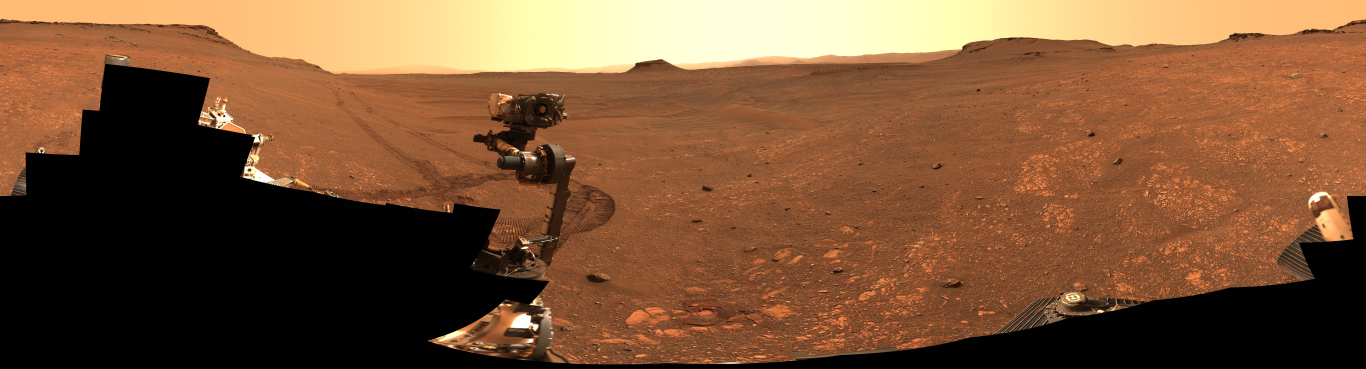
#> input picture assets/data/pano/mcz_rose_river_falls.jpg, 8192 x 2209 px, found by its file name (shown at 1/6 size)
$ python plot_checks.py
#> lines starting #> are read from the running program, lines starting #| are printed output that depends on the picture
from pathlib import Path
import json
import numpy as np
from PIL import Image
import matplotlib
matplotlib.use('Agg')
import matplotlib.pyplot as plt
ROOT=Path(__file__).resolve().parents[2];OUT=Path(__file__).resolve().parent
r=json.load(open(OUT/'los_profiles.json'));g=json.load(open(OUT/'geometry_results.json'));p=json.load(open(OUT/'panorama_results.json'))
#> (reads docs/validation/los_profiles.json from the repository)
#> (reads docs/validation/geometry_results.json from the repository)
#> (reads docs/validation/panorama_results.json from the repository)
fig,axes=plt.subplots(1,2,figsize=(12,4.6),layout='constrained')
for ax,key in zip(axes,['B','C']):
 x=np.array(r[key]['profile']);base=x[0,1]
 ax.plot(x[:,0],x[:,1]-base,color='#7b552d',lw=2,label='HiRISE-derived terrain (app grid)');ax.plot(x[:,0],x[:,2]-base,color='#167caa',lw=2,label='Sight line: eye 2 m, target 1 m')
 ax.fill_between(x[:,0],x[:,1]-base,x[:,2]-base,where=x[:,1]>x[:,2],color='#e39159',alpha=.5)
 ax.set(title=f'A to {key}: '+('Skinner Ridge' if key=='B' else 'Wildcat Ridge'),xlabel='Distance from A (m)',ylabel='Height relative to first profile sample (m)');ax.grid(alpha=.2);ax.legend(fontsize=8,loc='upper left');ax.text(.98,.03,f"Minimum clearance: {r[key]['min_clearance_m']:.2f} m",ha='right',transform=ax.transAxes)
fig.suptitle('Predicted occlusion of station targets | Mission Lens audit',fontsize=15);fig.savefig(OUT/'los_profiles.png',dpi=180);fig.savefig(OUT/'los_profiles.svg');plt.close(fig)
#> after `fig.suptitle('Predicted occlusion of station targets | Mission Lens au`:
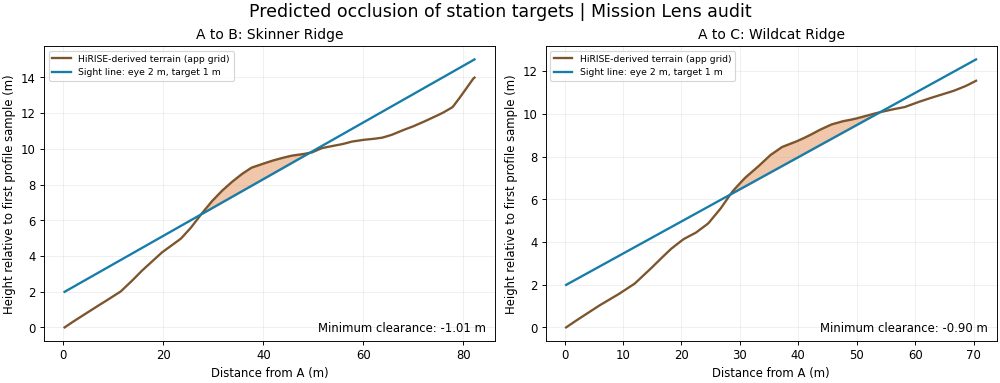
#> figure drawn by matplotlib, 2 panels; panel 1: curve peaks at x = 82.22, y = 13.99; panel 1: curve peaks at x = 82.22, y = 15.01; panel 2: curve peaks at x = 70.43, y = 11.55; panel 2: curve peaks at x = 70.43, y = 12.55
# Angular image check; preserves image pixels, annotations are clearly separate analysis layers.
meta=g['panorama_metadata']['A'];im=np.asarray(Image.open(ROOT/'MissionLens/assets/data/pano/mcz_rose_river_falls.jpg'));W=im.shape[1];xs=np.arange(round(330/360*W),round(363/360*W));crop=im[:,xs%W];fig,ax=plt.subplots(figsize=(12,5.4));fig.subplots_adjust(left=.08,right=.98,top=.89,bottom=.17);ax.imshow(crop,extent=[330,363,meta['el_min'],meta['el_max']],aspect='auto');ax.set_ylim(2,17);ax.set_xlim(330,363)
#> further down, im is the input picture: shape (2209, 8192, 3); mean R, G, B 121.6, 83.5, 53.9
#> after `W = im.shape[1]`: W = 8192
#> after `xs = np.arange(round(330 / 360 * W), round(363 / 360 * W))`: xs = 751 values from 7509 to 8259
#> after `crop = im[:, xs % W]`:
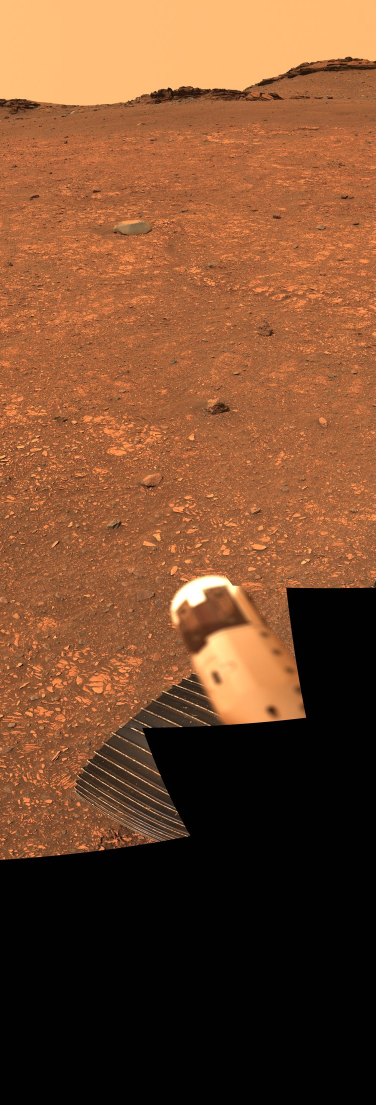
#> crop: shape (2209, 751, 3) (shown at 1/2 size); mean R, G, B 120.8, 75.5, 46
for c in p['target_skyline_checks']:
 a=c['az_deg'];t=c['target_plus_1m_el_deg'];e=c['image_edge_el_deg'];label=c['target'][-1]
 ax.plot(a,t,'x',ms=13,mew=3,color='#35e4ff');ax.annotate(label+' target direction\n(not an identified rock)',(a,t),xytext=(a-4,t-3),color='#35e4ff',fontsize=10,arrowprops={'arrowstyle':'-','color':'#35e4ff'});ax.plot(a,e,'o',ms=6,color='#fa69ff')
ax.set(xlabel='Assigned azimuth (degrees, north = 360)',ylabel='Assigned elevation (degrees)',title='Rose River Falls panorama | Derived target directions and extracted skyline')
fig.text(.5,.005,'NASA/JPL-Caltech/ASU/MSSS image; Mission Lens assigned orientation. Same-DTM calibration: not independent proof of occlusion.',ha='center',fontsize=8)
fig.savefig(OUT/'panorama_direction_check.png',dpi=180);plt.close(fig)
#> after `fig.savefig(OUT / 'panorama_direction_check.png', dpi=180)`:
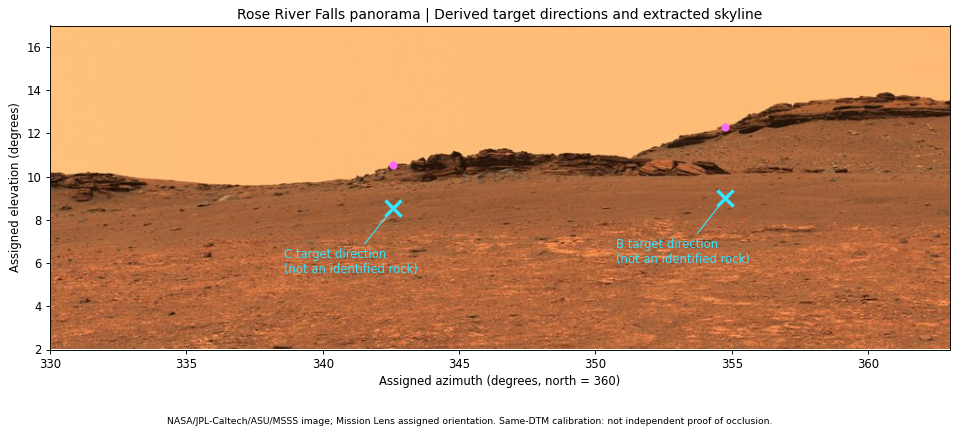
#> figure drawn by matplotlib, 1 panel
